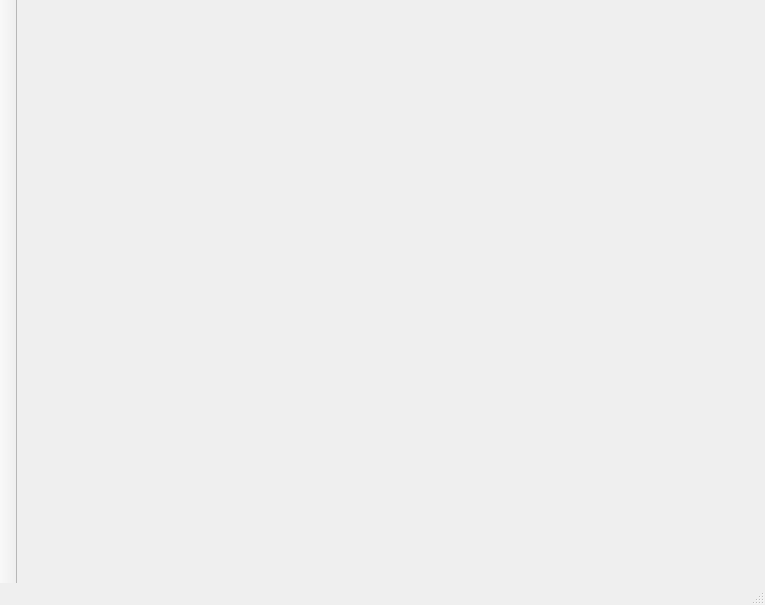
<?xml version="1.0" encoding="UTF-8"?>
<ui version="4.0">
 <class>MainWindow</class>
 <widget class="QMainWindow" name="MainWindow">
  <property name="geometry">
   <rect>
    <x>0</x>
    <y>0</y>
    <width>765</width>
    <height>605</height>
   </rect>
  </property>
  <property name="windowTitle">
   <string>MainWindow</string>
  </property>
  <widget class="QWidget" name="centralWidget">
   <layout class="QVBoxLayout" name="verticalLayout">
    <property name="spacing">
     <number>0</number>
    </property>
    <property name="sizeConstraint">
     <enum>QLayout::SetNoConstraint</enum>
    </property>
    <property name="margin">
     <number>0</number>
    </property>
    <item>
     <widget class="QStackedWidget" name="stackedWidget">
      <property name="enabled">
       <bool>true</bool>
      </property>
      <property name="frameShape">
       <enum>QFrame::NoFrame</enum>
      </property>
      <property name="currentIndex">
       <number>0</number>
      </property>
      <widget class="QWidget" name="page_2"/>
     </widget>
    </item>
   </layout>
  </widget>
  <widget class="QMenuBar" name="menuBar">
   <property name="geometry">
    <rect>
     <x>0</x>
     <y>0</y>
     <width>765</width>
     <height>22</height>
    </rect>
   </property>
  </widget>
  <widget class="QToolBar" name="mainToolBar">
   <property name="movable">
    <bool>false</bool>
   </property>
   <property name="allowedAreas">
    <set>Qt::LeftToolBarArea</set>
   </property>
   <property name="toolButtonStyle">
    <enum>Qt::ToolButtonTextUnderIcon</enum>
   </property>
   <property name="floatable">
    <bool>false</bool>
   </property>
   <attribute name="toolBarArea">
    <enum>LeftToolBarArea</enum>
   </attribute>
   <attribute name="toolBarBreak">
    <bool>false</bool>
   </attribute>
  </widget>
  <widget class="QStatusBar" name="statusBar"/>
  <action name="actionHello">
   <property name="checkable">
    <bool>true</bool>
   </property>
   <property name="icon">
    <iconset resource="resources.qrc">
     <normaloff>:/images/edit_add_22x22.png</normaloff>:/images/edit_add_22x22.png</iconset>
   </property>
   <property name="text">
    <string>Hello</string>
   </property>
  </action>
 </widget>
 <layoutdefault spacing="6" margin="11"/>
 <resources>
  <include location="resources.qrc"/>
 </resources>
 <connections/>
</ui>
